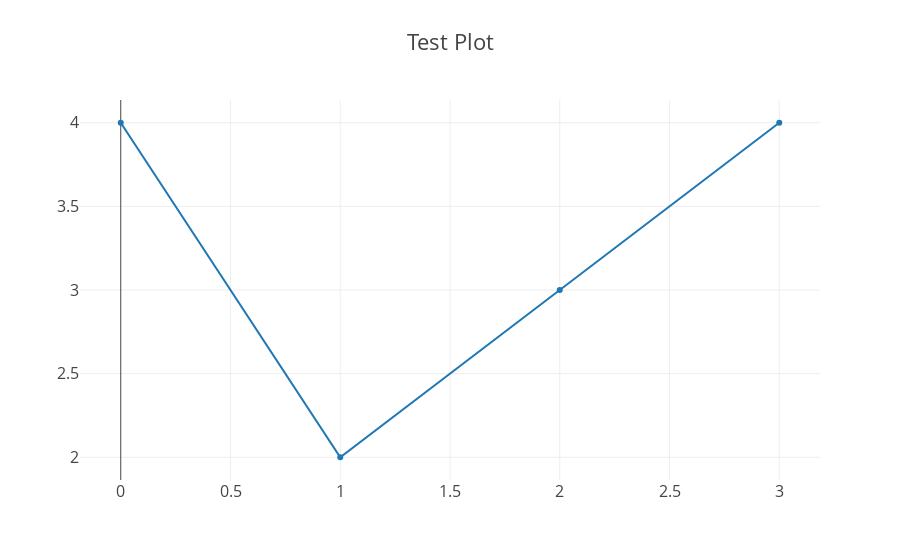

Notebook code cell kept with this figure:
### Markdown cell above
#### Static Image Export
The graphs generated from Plotly Offline can also be saved as an image when working in an ipython notebook, as shown below:

### Code cell
import plotly.offline as offline
import plotly.graph_objs as go

fig = go.Figure()
fig.add_scatter(y=[4, 2, 3, 4])
fig['layout'].update(
    title='Test Plot',
    font=dict(size=16)
)
iplot(fig)

### Figure 1 — Plotly figure (JSON) as saved in the notebook; plotly's stock layout.template omitted (floating-point values rounded to 4 significant figures)
{"data": [{"type": "scatter", "uid": "5132f683-7f0d-4c44-8f71-04908e783a45", "y": [4, 2, 3, 4]}], "layout": {"font": {"size": 16}, "title": {"text": "Test Plot"}}}
